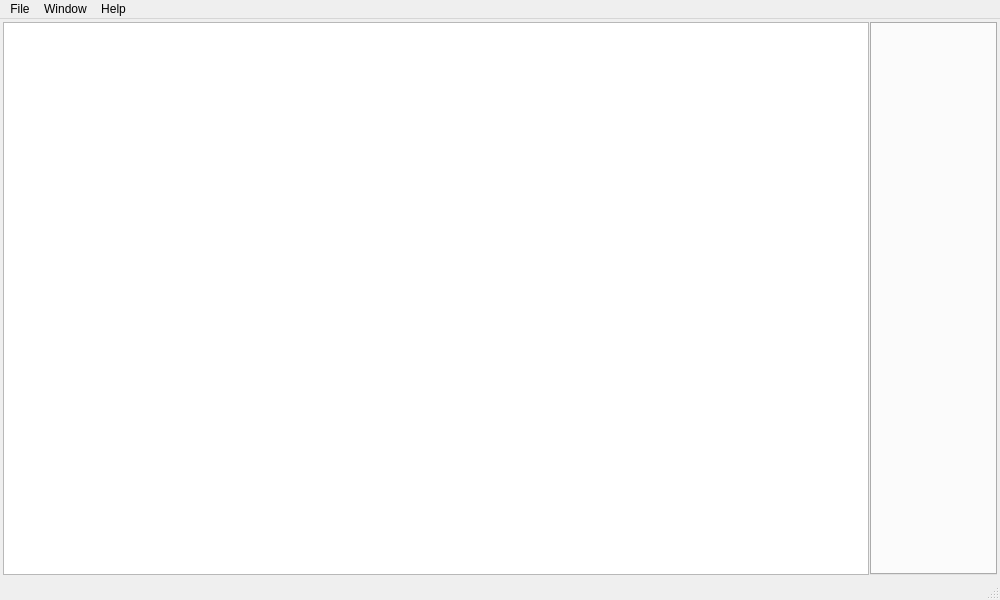
<?xml version="1.0" encoding="UTF-8"?>
<ui version="4.0">
 <class>MainWindow</class>
 <widget class="QMainWindow" name="MainWindow">
  <property name="geometry">
   <rect>
    <x>0</x>
    <y>0</y>
    <width>1000</width>
    <height>600</height>
   </rect>
  </property>
  <property name="windowTitle">
   <string>MainWindow</string>
  </property>
  <widget class="QWidget" name="centralwidget">
   <layout class="QHBoxLayout" name="horizontalLayout">
    <property name="leftMargin">
     <number>3</number>
    </property>
    <property name="topMargin">
     <number>3</number>
    </property>
    <property name="rightMargin">
     <number>3</number>
    </property>
    <property name="bottomMargin">
     <number>3</number>
    </property>
    <item>
     <widget class="QSplitter" name="splitter">
      <property name="orientation">
       <enum>Qt::Horizontal</enum>
      </property>
      <property name="handleWidth">
       <number>1</number>
      </property>
      <property name="childrenCollapsible">
       <bool>false</bool>
      </property>
      <widget class="QListView" name="listView"/>
      <widget class="QTabWidget" name="tabWidget">
       <property name="tabsClosable">
        <bool>true</bool>
       </property>
      </widget>
     </widget>
    </item>
   </layout>
  </widget>
  <widget class="QMenuBar" name="menubar">
   <property name="geometry">
    <rect>
     <x>0</x>
     <y>0</y>
     <width>1000</width>
     <height>21</height>
    </rect>
   </property>
   <widget class="QMenu" name="menuFile">
    <property name="title">
     <string>File</string>
    </property>
    <addaction name="actionNew"/>
    <addaction name="actionOpen"/>
    <addaction name="actionSave"/>
    <addaction name="actionSave_as"/>
    <addaction name="separator"/>
    <addaction name="actionClose"/>
    <addaction name="actionClose_All"/>
    <addaction name="actionClose_Other"/>
    <addaction name="separator"/>
    <addaction name="actionExit"/>
   </widget>
   <widget class="QMenu" name="menuHelp">
    <property name="title">
     <string>Help</string>
    </property>
    <addaction name="actionAbout"/>
   </widget>
   <widget class="QMenu" name="menuWindow">
    <property name="title">
     <string>Window</string>
    </property>
    <addaction name="actionShow_left_sidebar"/>
   </widget>
   <addaction name="menuFile"/>
   <addaction name="menuWindow"/>
   <addaction name="menuHelp"/>
  </widget>
  <widget class="QStatusBar" name="statusbar"/>
  <action name="actionNew">
   <property name="text">
    <string>New...</string>
   </property>
   <property name="shortcut">
    <string>Ctrl+N</string>
   </property>
  </action>
  <action name="actionOpen">
   <property name="text">
    <string>Open...</string>
   </property>
   <property name="shortcut">
    <string>Ctrl+O</string>
   </property>
  </action>
  <action name="actionSave">
   <property name="text">
    <string>Save</string>
   </property>
   <property name="shortcut">
    <string>Ctrl+S</string>
   </property>
  </action>
  <action name="actionSave_as">
   <property name="text">
    <string>Save as...</string>
   </property>
  </action>
  <action name="actionClose">
   <property name="text">
    <string>Close</string>
   </property>
   <property name="shortcut">
    <string>Ctrl+W</string>
   </property>
  </action>
  <action name="actionClose_All">
   <property name="text">
    <string>Close All</string>
   </property>
  </action>
  <action name="actionClose_Other">
   <property name="text">
    <string>Close Other</string>
   </property>
  </action>
  <action name="actionExit">
   <property name="text">
    <string>Exit</string>
   </property>
   <property name="shortcut">
    <string>Ctrl+Q</string>
   </property>
  </action>
  <action name="actionAbout">
   <property name="text">
    <string>About...</string>
   </property>
  </action>
  <action name="actionShow_left_sidebar">
   <property name="checkable">
    <bool>true</bool>
   </property>
   <property name="checked">
    <bool>true</bool>
   </property>
   <property name="text">
    <string>Show Left Sidebar</string>
   </property>
   <property name="shortcut">
    <string>Alt+0</string>
   </property>
  </action>
 </widget>
 <resources/>
 <connections/>
</ui>
